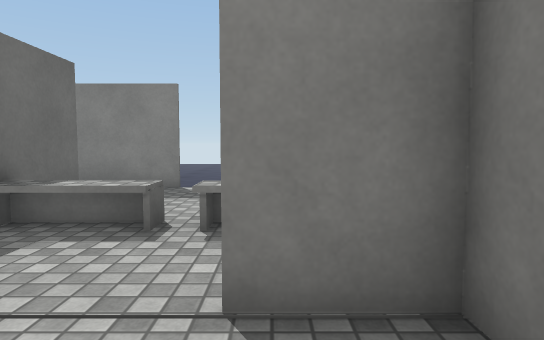
view 1 (above)

20 first-person views from a walk through a Unity game level. The camera is 1.2 m above the floor, tilts 4° down and sees 75° across. The floor is counted in squares, 1 m on a side. Each view is taken from the middle of a square. On the plan, view 1 faces up. The plan holds only what a view shows up to about 14 squares ahead; the rest is blank. The place goes on beyond the plan. The player is left out. Door leaves are left out, so doorways stand open. Surface patterns are stand-ins for the level's own textures.

view 2
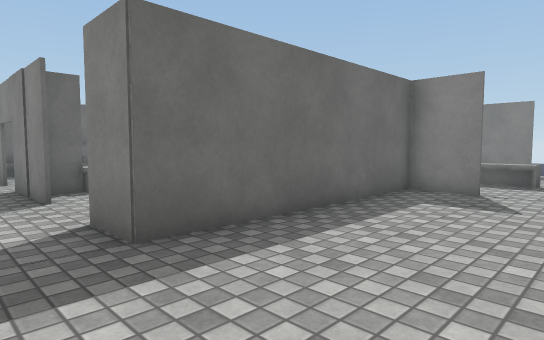

view 3
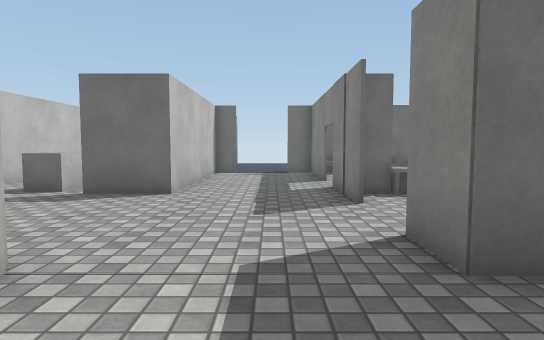

view 4
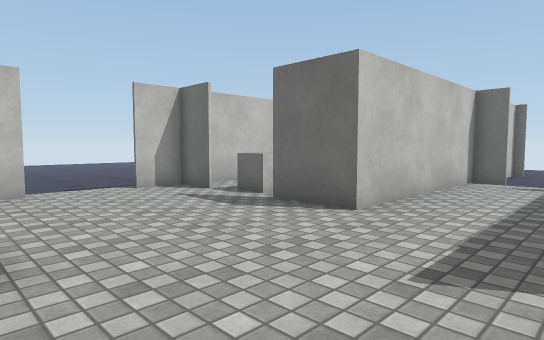

view 5
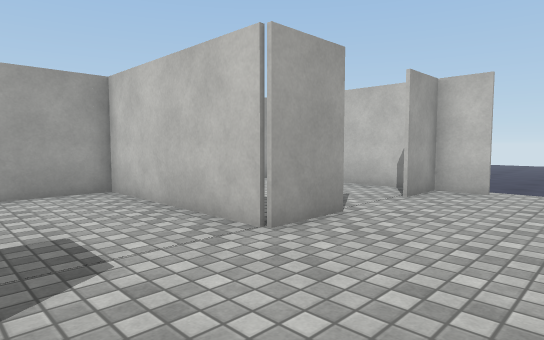

view 6
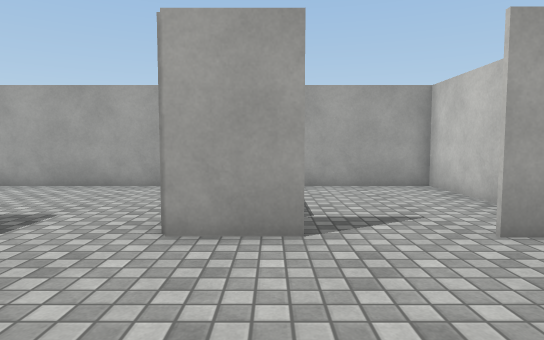

view 7
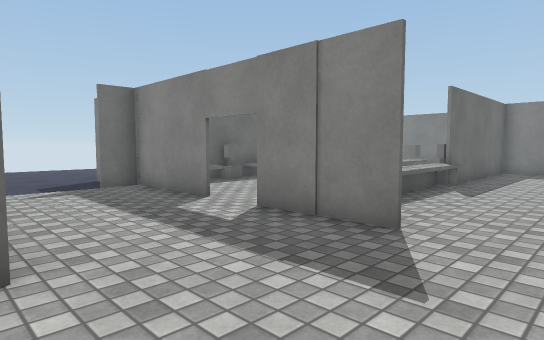

view 8
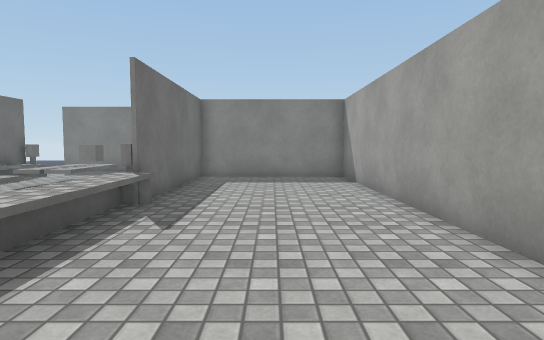

view 9
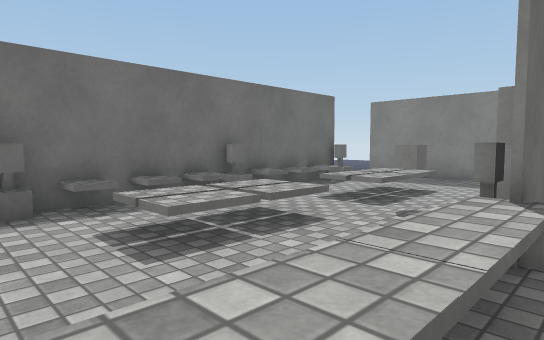

view 10
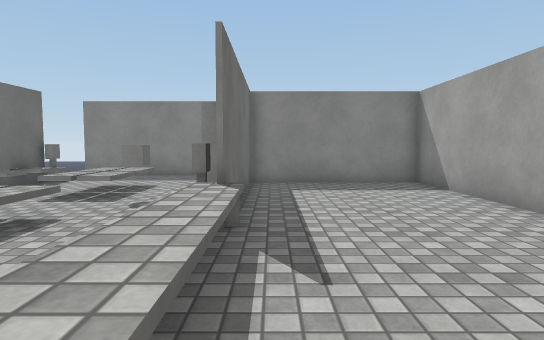

view 11
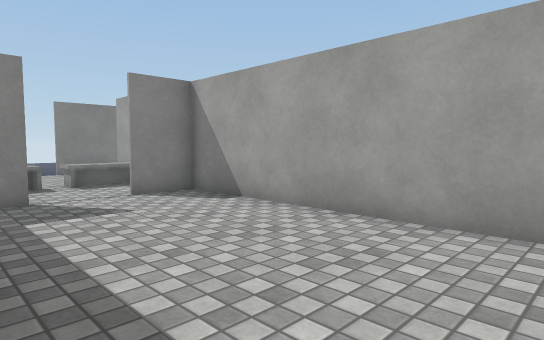

view 12
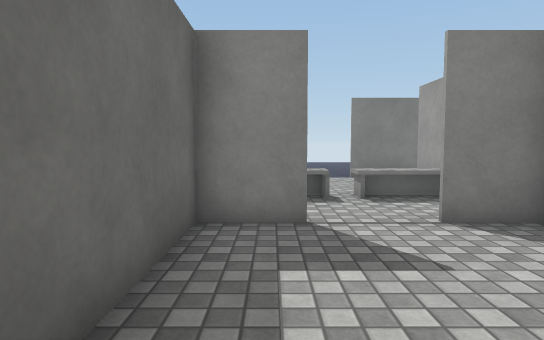

view 13
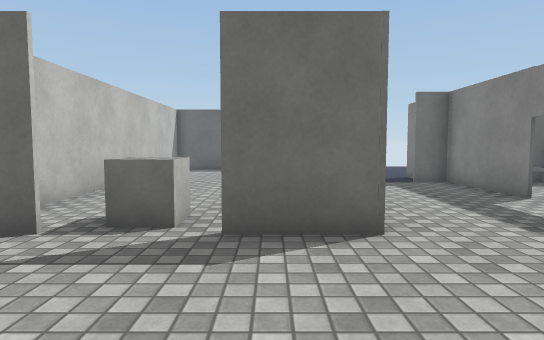

view 14
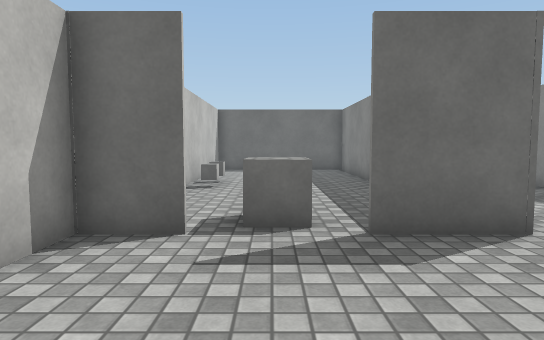

view 15
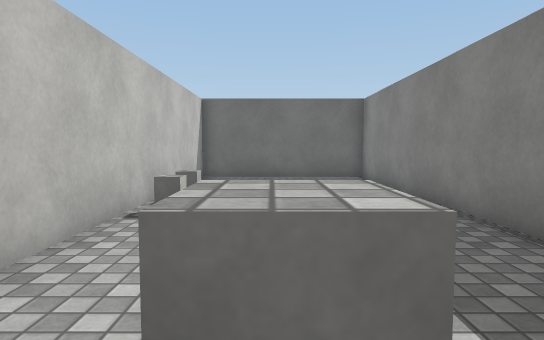

view 16
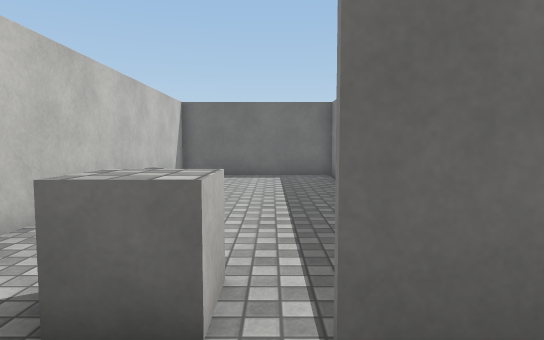

view 17
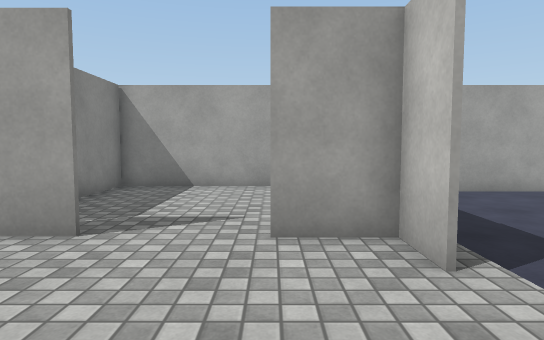

view 18
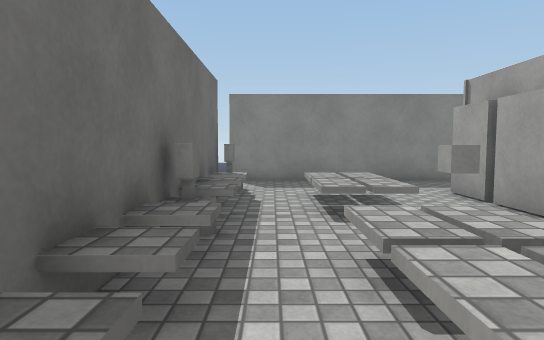

view 19
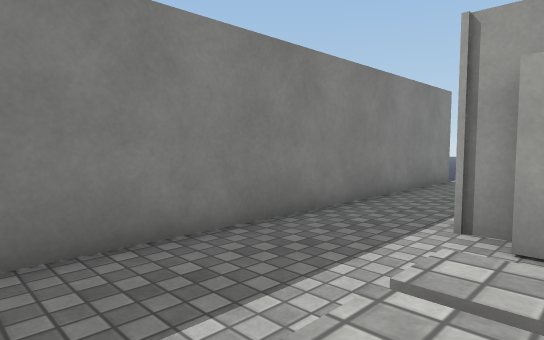

view 20
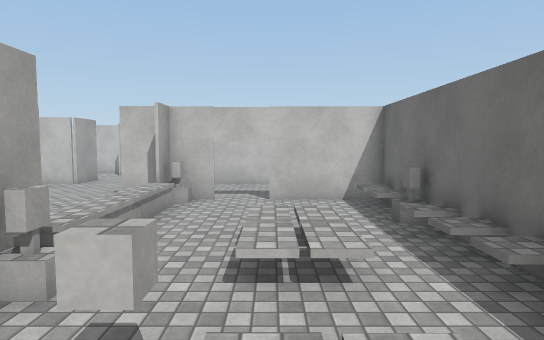

### Floor plan
Key: @ floor where view 1 was taken; # wall or solid block; . main floor; - floor 0.25 m lower than the main floor; : floor 0.5 m higher than the main floor; / step, stairs or slope; D open door; = window, fence, low wall or low ledge; ^ raised ledge; O other object.
Columns run from 22 left of view 1 to 2 right of it. Each row starts with its distance up from view 1.
 10       D#############DDD##
  9       D................
  8      DO.....####### .. #
  7       #.//..#.....# .. #
  6       #./:..O.....# .. O
  5       #.//..#.....#OOOOO
  4       #.//O.O.....#....
  3       O.....#.....#.DDD#
  2       #.//..O.....##DDD#
  1       #./:..^.....#....#
  0       #./:..^.....#...@#
 -1       #.//..^.....#....#
 -2       O.....^.....#....#
 -3       #.....^.....#....#
 -4       #.....^.....#....#
 -5  -#  ###DDD#O#DDD##....#
 -6 -----D.................#
 -7 -----D.................#
 -8 -----D.................#
 -9  ----#.................#
-10 #############.....######
-11 #...........#.....#....#
-12 #...........D.....D....#
-13 #..........=D.....D....#
-14 #. .........D.....D....#
-15 #. ..OOO....#.....#....#
-16 ##############DDD#######
-17                 ----
-18              ---------
-19             ------ ----
-20             ------  ---#
-21              -----    -#
-22               ----     #

Where each view was taken, in squares from view 1:
view 1: 0 up, 0 right, facing up
view 2: 7 down, 0 right, facing up-left
view 3: 7 down, 1 left, facing left
view 4: 6 down, 4 left, facing down-left
view 5: 6 down, 8 left, facing down-right
view 6: 11 down, 9 left, facing right
view 7: 10 down, 6 left, facing up-left
view 8: 6 down, 7 left, facing up
view 9: 3 down, 9 left, facing up-left
view 10: 4 down, 9 left, facing up
view 11: 6 down, 4 left, facing up-right
view 12: 3 down, 3 left, facing up
view 13: 11 down, 5 left, facing left
view 14: 13 down, 5 left, facing left
view 15: 13 down, 9 left, facing left
view 16: 12 down, 8 left, facing left
view 17: 14 down, 9 left, facing right
view 18: 2 down, 15 left, facing up
view 19: 6 up, 15 left, facing up-right
view 20: 6 up, 13 left, facing down
